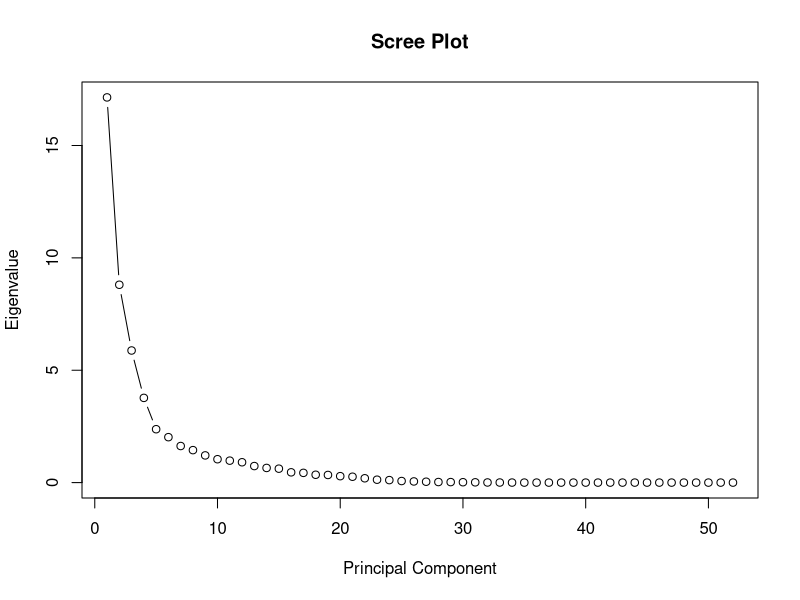

The R source for this figure:
## ---- chunk 1
knitr::opts_chunk$set(echo = TRUE)
library(ggplot2)
library(tidyverse)
## ---- chunk 2
# read the csv file
data <- read_csv("www/data/Data.csv")
## ---- chunk 3
# see some info
head(data)
str(data)
## ---- chunk 4
# change columns names
colnames(data)[5:length(colnames(data))] <- seq(1995,2018)
## ---- chunk 5
# change column data type
data[,5:28] <- sapply(data[,5:28], as.numeric )
str(data)
## ---- chunk 6
# melt the dataset
data <- gather(data,key = "Year",value = "Value",-`Country Name`,-`Country Code`,-`Series Name`,-`Series Code`)
## ---- chunk 7
# replace NA to 0
data$Value[is.na(data$Value)] <- 0
## ---- chunk 8
# remove the "(constant 2018 US$)" in Series Name
data$`Series Name` <- gsub(" \\(constant 2018 US\\$\\)","",data$`Series Name`)
## ---- chunk 9
# test regex pattern
a <- "Human capital (constant 2018 US$)"
a <- gsub(" \\(constant 2018 US\\$\\)","",a)
print(a)
## ---- chunk 10
# remove Series Code columns
data <- data %>% select(-`Series Code`)
## ---- chunk 11
# 
data <- data %>% pivot_wider(names_from = `Series Name`,values_from = Value)
## ---- chunk 12
# filter the data to 2018 in order to do custering
data_2018 <- data %>% filter(Year==1995)
## ---- chunk 13
# remove label cols
data_2018_numeric <- data_2018[,4:55] %>% scale()
## ---- chunk 14
pca_data <- prcomp(data_2018_numeric, scale. = TRUE)

# Determine the number of principal components to retain
eigenvalues <- (pca_data$sdev)^2
plot(eigenvalues, type = "b", main = "Scree Plot", xlab = "Principal Component", ylab = "Eigenvalue")
num_pcs <- 5

# Transform the data using the selected principal components
pca_transformed_data <- predict(pca_data, newdata = data_2018_numeric)[, 1:num_pcs]

# Perform k-means clustering on the transformed data
k <- 4
kmeans_result <- kmeans(pca_transformed_data, centers = k)

# View the cluster assignments
print(kmeans_result$cluster)

# View the cluster centers
print(kmeans_result$centers)

# View the total within-cluster sum of squares
print(kmeans_result$tot.withinss)


print(length(kmeans_result$cluster))

data_clustered <- cbind(data_2018, cluster = kmeans_result$cluster)



## ---- chunk 15

print(data_clustered[,c(1,56)] %>% filter(cluster == 1))
print(data_clustered[,c(1,56)] %>% filter(cluster == 2))
print(data_clustered[,c(1,56)] %>% filter(cluster == 3))
print(data_clustered[,c(1,56)] %>% filter(cluster == 4))
## ---- chunk 16
# def kmeans func with dataframe, n-clusters and the Year we want to cluster
# return a dataframe with clusters label

km <- function(df,year,k){
  # filter the data by year
  df <- df %>% filter(Year==year)
  
  # remove label cols and scale it
  df_numeric <- df[,4:55] %>% scale()
  
  # dimensionality reuction(PCA)
  df_pca <- prcomp(df_numeric, scale. = TRUE)
  
  # Transform the data using the selected principal components
  # Since we have know the approprate number, we set it to 5
  num_pcs <- 5
  pca_transformed_data <- predict(df_pca, newdata = df_numeric)[, 1:num_pcs]
  
  # Perform k-means clustering on the transformed data
  kmeans_result <- kmeans(pca_transformed_data, centers = k)
  
  # commbine original df and cluster label
  df_clustered <- cbind(df, cluster = kmeans_result$cluster)
  
  return(df_clustered)
  
}
